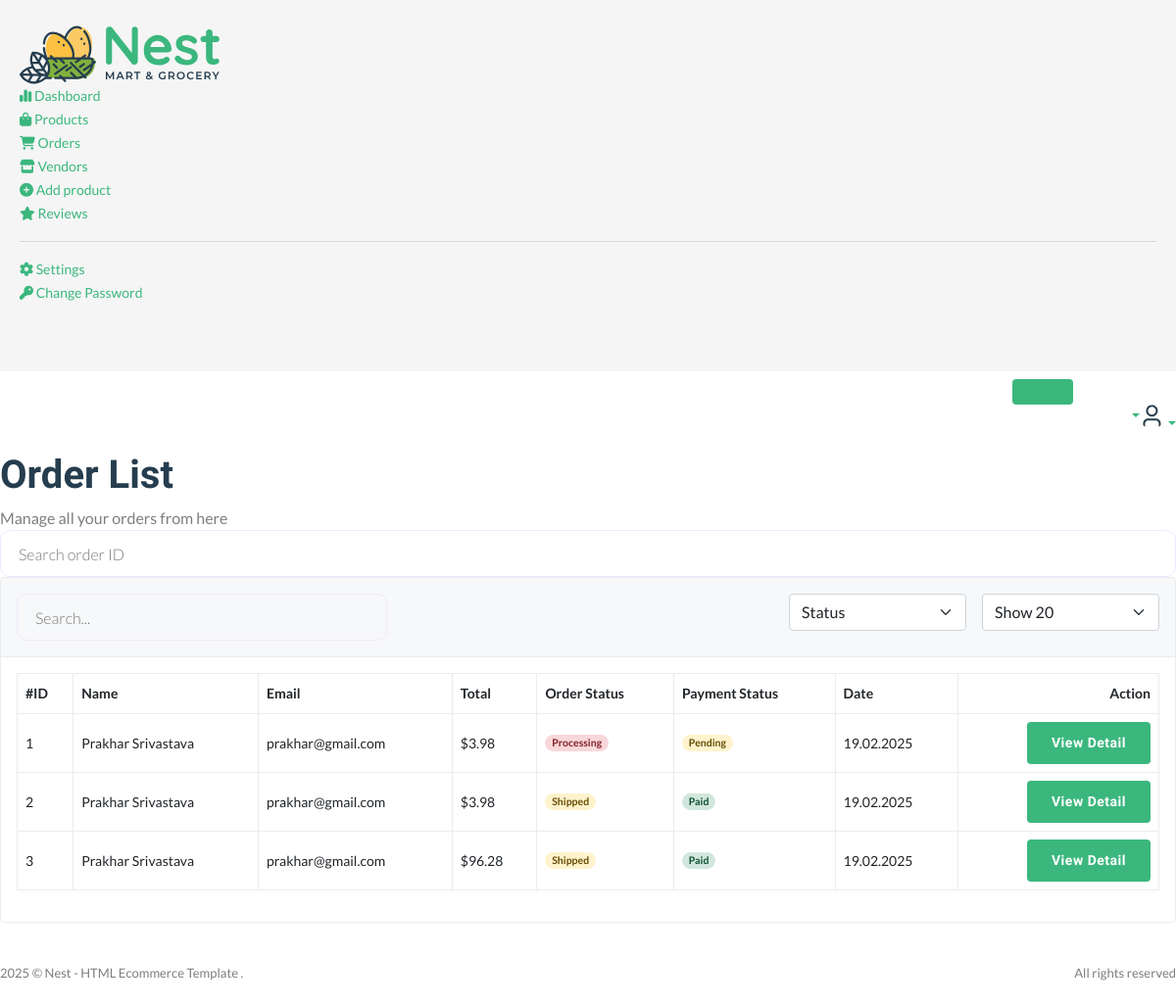
Before: /useradmin/orders/ (signed in) with the older database file.
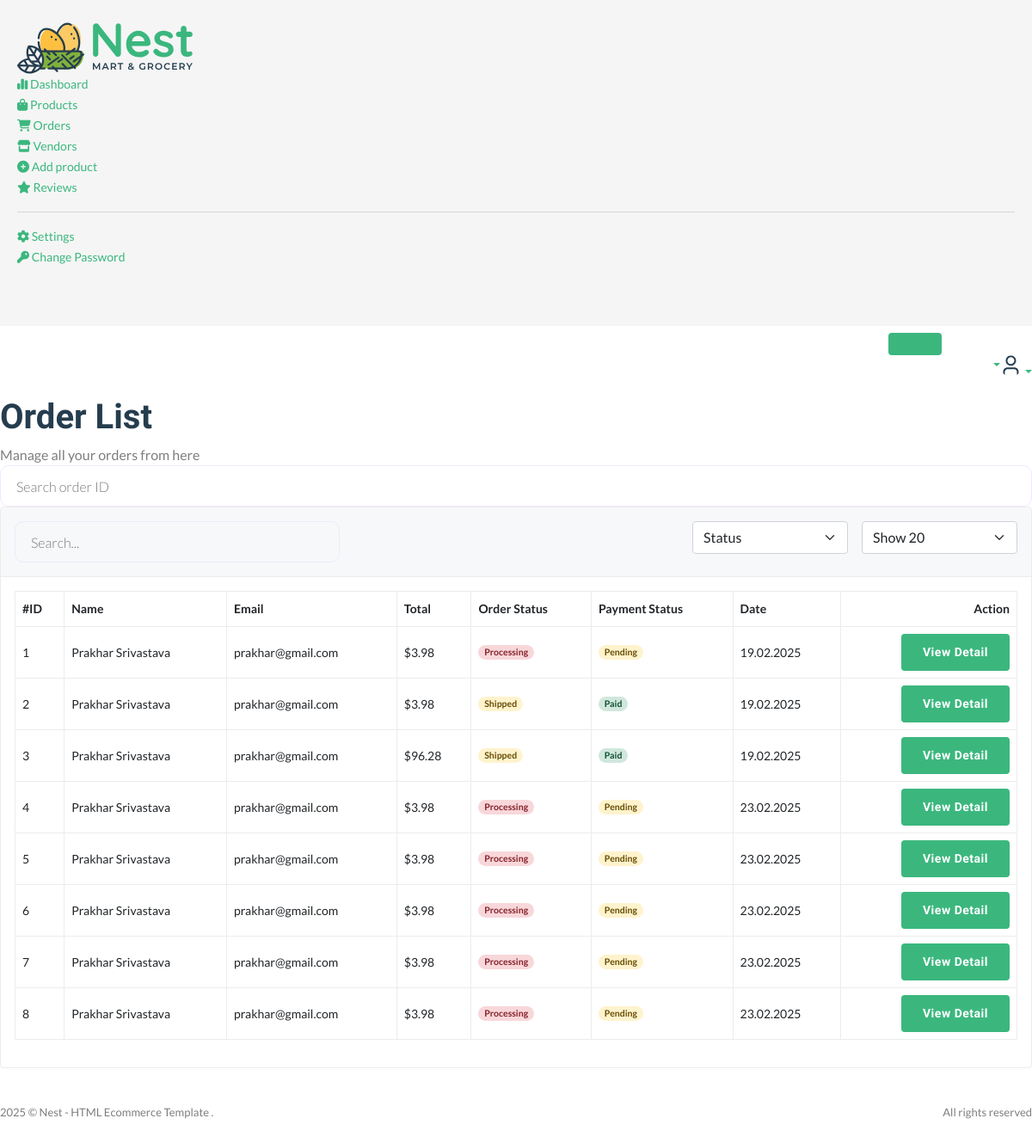
After: the same page with the newer database file.
### core/models.py (models this page shows)
class CartOrder(models.Model):
    user = models.ForeignKey(User,on_delete=models.CASCADE)
    full_name = models.CharField(max_length=200,null=True,blank=True)
    email = models.EmailField(null=True,blank=True)
    mobile = models.CharField(max_length=50,null=True,blank=True)
    address = models.CharField(max_length=200,null=True,blank=True)
    city = models.CharField(max_length=200,null=True,blank=True)
    state = models.CharField(max_length=200,null=True,blank=True)
    country = models.CharField(max_length=200,null=True,blank=True)
    price = models.DecimalField(max_digits=12,decimal_places=2,default='0.00')
    saved = models.DecimalField(max_digits=12,decimal_places=2,default='0.00')
    coupons = models.ManyToManyField(Coupons,blank=True)
    shipping_address = models.CharField(max_length=200,null=True,blank=True)
    tracking_id = models.CharField(max_length=200,null=True,blank=True)
    tracking_website_id= models.CharField(max_length=200,null=True,blank=True)
    stripe_payment_intent = models.CharField(max_length=1000,null=True,blank=True)
    oid = ShortUUIDField(max_length=10,length=4,unique=True,alphabet='1234567890')
    order_date = models.DateTimeField(auto_now_add=True)
    paid_status = models.BooleanField(default=False)
    price = models.DecimalField(max_digits=999999,decimal_places=2,default='1.99')
    product_status = models.CharField(choices=STATUS_CHOICE, max_length=30, default='processing')
    class Meta:
        verbose_name_plural  = 'Cart order'

### userauths/models.py (models this page shows, shortened)
class User(AbstractUser):
    email = models.EmailField(unique=True)
    username = models.CharField(max_length=100)
    bio = models.CharField(max_length=100)
    USERNAME_FIELD ="email"
    REQUIRED_FIELDS = ["username"]

class Profile(models.Model):
    user=models.OneToOneField(User,on_delete=models.CASCADE,related_name='profile')
    image = models.ImageField(upload_to='image')
    full_name = models.CharField(max_length=100,null=True, blank=True)
    bio=models.CharField(max_length=200, blank=True, null=True)
    mobile = models.CharField(max_length=10)
    verified=models.BooleanField(default=False)

### useradmin/decorators.py (the view)
    def wrapper(request, *args, **kwargs):
        if request.user.is_superuser != True:
            messages.warning(request, 'You are not authorized to view this page')
            return redirect('userauths:sign-in')
        else:
            return view_func(request, *args, **kwargs)

### core/context_processor.py (called while the page is built)
def default(request):
    categories = Category.objects.all()
    products = Product.objects.all()
    vendors = Vendor.objects.all()
    min_max_price = Product.objects.aggregate(min_price=Min('price'),max_price=Max('price'))
    try:
          address = Address.objects.get(user=request.user)
    except:
         address=None
    try:
         wishlist = Wishlist.objects.filter(user=request.user)
    except:
          wishlist=None
          messages.warning(request,'You need to login before adding products to wishlist')
    return {
         'categories':categories,
         'address':address,
         'vendors':vendors,
         'min_max_price':min_max_price,
         'wishlist':wishlist
    }

### useradmin/views.py (called while the page is built)
@admin_required
def orders_view(request):
    orders = CartOrder.objects.all()
    context={
        'orders':orders
                }
    return render(request,'useradmin/orders.html',context)

### templates/useradmin/orders.html (shortened to what this page needs)
{%extends 'useradmin/base.html'%}
{%load static%}
{%block content%}
<section class="content-main">
    <div class="content-header">
        <div>
            <h2 class="content-title card-title">Order List</h2>
            <p>Manage all your orders from here</p>
        </div>
        <div>
            <input type="text" placeholder="Search order ID" class="form-control bg-white" />
        </div>
    </div>
    <div class="card mb-4">
        <header class="card-header">
            <div class="row gx-3">
                <div class="col-lg-4 col-md-6 me-auto">
                    <input type="text" placeholder="Search..." class="form-control" />
                </div>
                <div class="col-lg-2 col-6 col-md-3">
                    <select class="form-select">
                        <option>Status</option>
                    </select>
                </div>
                <div class="col-lg-2 col-6 col-md-3">
                    <select class="form-select">
                        <option>Show 20</option>
                    </select>
                </div>
            </div>
        </header>
        <div class="card-body">
            <div class="table-responsive">
                <table class="table table-hover">
                    <thead>
                        <tr>
                            <th>#ID</th>
                            <th scope="col">Name</th>
                            <th scope="col">Email</th>
                            <th scope="col">Total</th>
                            <th scope="col">Order Status</th>
                            <th scope="col">Payment Status</th>
                            <th scope="col">Date</th>
                            <th scope="col" class="text-end">Action</th>
                        </tr>
                    </thead>
                    <tbody>
                        {%for o in orders %}
                        <tr>
                            <td>{{o.id}}</td>
                            <td><b>{{o.user.profile.full_name|title}}</b></td>
                            <td>{{o.user.email}}</td>
                            <td>${{o.price}}</td>
                            {% if o.product_status == 'delivered'%}
                            <td><span class="badge rounded-pill alert-success">Delivered</span></td>
                            {%elif o.product_status == 'shipped'%}
                            <td><span class="badge rounded-pill alert-warning">Shipped</span></td>
                            {%else%}
                            <td><span class="badge rounded-pill alert-danger">Processing</span></td>
                            {%endif%}
                            {%if o.paid_status == True%}
                            <td><span class="badge rounded-pill alert-success">Paid</span></td>
                            {%else%}
                            <td><span class="badge rounded-pill alert-warning">Pending</span></td>
                            {%endif%}
                            <td>{{o.order_date|date:'d.m.Y'}}</td>
                            <td class="text-end">
                                <a href="{%url 'useradmin:order_details' o.id%}" class="btn btn-md rounded font-sm">View Detail</a>
                            </td>
                        </tr>
                        {%endfor%}
                    </tbody>
                </table>
            </div>
        </div>
    </div>
</section>
{%endblock content%}

Changed rows visible on the page:
added CartOrder: id "4", user.profile.full_name "Prakhar Srivastava", user.email "prakhar@gmail.com", price "3.98", product_status "Processing", paid_status "Pending", order_date "23.02.2025"
added CartOrder: id "5", user.profile.full_name "Prakhar Srivastava", user.email "prakhar@gmail.com", price "3.98", product_status "Processing", paid_status "Pending", order_date "23.02.2025"
added CartOrder: id "6", user.profile.full_name "Prakhar Srivastava", user.email "prakhar@gmail.com", price "3.98", product_status "Processing", paid_status "Pending", order_date "23.02.2025"
added CartOrder: id "7", user.profile.full_name "Prakhar Srivastava", user.email "prakhar@gmail.com", price "3.98", product_status "Processing", paid_status "Pending", order_date "23.02.2025"
added CartOrder: id "8", user.profile.full_name "Prakhar Srivastava", user.email "prakhar@gmail.com", price "3.98", product_status "Processing", paid_status "Pending", order_date "23.02.2025"
